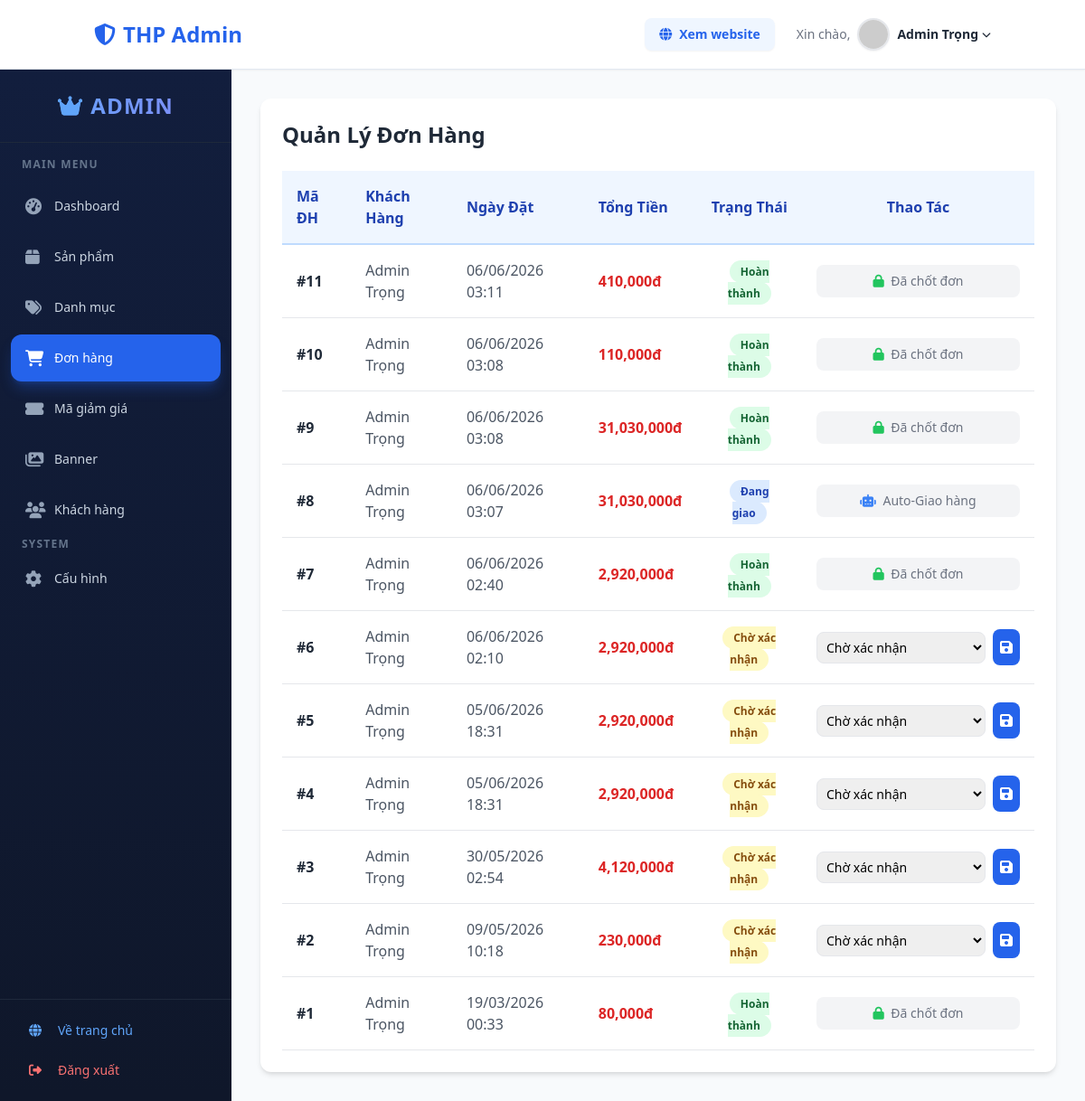
The page /admin_orders.php (signed in) on the database its author committed.
### tables this page shows
CREATE TABLE IF NOT EXISTS `donhang` (
  `MaDonHang` int NOT NULL AUTO_INCREMENT,
  `IdNguoiDung` int NOT NULL,
  `TenNguoiNhan` varchar(255) NOT NULL,
  `SoDienThoai` varchar(20) NOT NULL,
  `diachi` text NOT NULL,
  `TongTien` decimal(10,0) NOT NULL,
  `phuong_thuc_thanh_toan` varchar(50) NOT NULL DEFAULT 'COD',
  `trangThai` int NOT NULL DEFAULT '0' COMMENT '0: Đã đặt, 1: Đóng gói, 2: Đang giao, 3: Thành công',
  `NgayDat` datetime NOT NULL DEFAULT CURRENT_TIMESTAMP,
  `lat_giao` double DEFAULT NULL,
  `lng_giao` double DEFAULT NULL,
  `thoi_gian_giao` datetime DEFAULT NULL,
  PRIMARY KEY (`MaDonHang`),
  KEY `fk_donhang_user` (`IdNguoiDung`)
);

CREATE TABLE IF NOT EXISTS `user` (
  `IdNguoiDung` int NOT NULL AUTO_INCREMENT,
  `TenNguoiDung` varchar(100) NOT NULL,
  `email` text NOT NULL,
  `matkhau` text NOT NULL,
  `quyen` enum('admin','user') NOT NULL DEFAULT 'user',
  `diachi` varchar(100) NOT NULL,
  `SoDienThoai` varchar(15) NOT NULL,
  `GioiTinh` enum('male','female') NOT NULL DEFAULT 'male',
  `NgaySinh` date DEFAULT NULL,
  `AnhDaiDien` varchar(255) NOT NULL DEFAULT '''default.png''',
  `trang_thai` tinyint(1) NOT NULL DEFAULT '0',
  PRIMARY KEY (`IdNguoiDung`)
);

### database.php (called while the page is built, shortened)
<?php
    class Database {
        private $host = "localhost";
        private $username = "root";
        private $password = "";
        private $dbname = "be1";
        public $conn;
        public function __construct() {
            $this->conn = new mysqli ($this->host, $this->username, $this->password, $this->dbname);
            $this->conn->set_charset("utf8");
        }
        public function select ($sql) {
            return $this->conn->query($sql);
        }
    }
?>

### admin_orders.php (the view, shortened to what this page needs)
<?php
require_once "database.php";
$db = new Database();
$sql = "SELECT donhang.*, user.TenNguoiDung FROM donhang
        JOIN user ON donhang.IdNguoiDung = user.IdNguoiDung
        ORDER BY MaDonHang DESC";
$result = $db->select($sql);
?>
<?php include 'admin_header.php'; ?>
<div class="bg-white rounded-xl shadow-md p-6">
    <h1 class="text-2xl font-bold mb-6 text-gray-800">Quản Lý Đơn Hàng</h1>
    <table class="w-full text-left border-collapse">
        <thead>
            <tr class="bg-blue-50 text-blue-800 border-b-2 border-blue-200">
                <th class="p-4 font-semibold">Mã ĐH</th>
                <th class="p-4 font-semibold">Khách Hàng</th>
                <th class="p-4 font-semibold">Ngày Đặt</th>
                <th class="p-4 font-semibold">Tổng Tiền</th>
                <th class="p-4 font-semibold text-center">Trạng Thái</th>
                <th class="p-4 font-semibold text-center">Thao Tác</th>
            </tr>
        </thead>
        <tbody>
            <?php if ($result && $result->num_rows > 0): ?>
            <?php while ($row = $result->fetch_assoc()): ?>
            <tr class="border-b hover:bg-gray-50 transition">
                <td class="p-4 font-bold text-gray-800">#<?php echo $row['MaDonHang']; ?></td>
                <td class="p-4 text-gray-600"><?php echo htmlspecialchars($row['TenNguoiDung']); ?></td>
                <td class="p-4 text-gray-600"><?php echo date('d/m/Y H:i', strtotime($row['NgayDat'])); ?></td>
                <td class="p-4 font-bold text-red-600"><?php echo number_format($row['TongTien']); ?>đ</td>
                <td class="p-4 text-center">
                    <?php
                                $st = intval($row['trangThai']);
                                if ($st == 0) echo '<span class="bg-yellow-100 text-yellow-800 px-3 py-1 rounded-full text-xs font-bold">Chờ xác nhận</span>';
                                elseif ($st == 1) echo '<span class="bg-indigo-100 text-indigo-800 px-3 py-1 rounded-full text-xs font-bold">Đã đóng gói</span>';
                                elseif ($st == 2) echo '<span class="bg-blue-100 text-blue-800 px-3 py-1 rounded-full text-xs font-bold">Đang giao</span>';
                                elseif ($st == 3) echo '<span class="bg-green-100 text-green-800 px-3 py-1 rounded-full text-xs font-bold">Hoàn thành</span>';
                                elseif ($st == 4) echo '<span class="bg-red-100 text-red-800 px-3 py-1 rounded-full text-xs font-bold">Đã hủy</span>';
                            ?>
                </td>
                <td class="p-4 text-center">
                    <?php if ($row['trangThai'] == '0' || $row['trangThai'] == '1'): ?>
                    <form method="POST" class="flex items-center justify-center gap-2">
                        <select name="status"
                            class="border rounded-lg p-1.5 text-sm outline-none focus:ring-2 focus:ring-blue-500">
                            <?php if ($row['trangThai'] == '0'): ?>
                            <option value="0" selected>Chờ xác nhận</option>
                            <?php elseif ($row['trangThai'] == '1'): ?>
                            <option value="1" selected>Đã đóng gói</option>
                            <option value="2">Giao cho Vận chuyển</option>
                            <?php endif; ?>
                        </select>
                        <button type="submit" name="update_status"
                            class="bg-blue-600 text-white p-2 rounded-lg hover:bg-blue-700 transition" title="Cập nhật">
                            <i class="fas fa-save"></i>
                        </button>
                    </form>
                    <?php else: ?>
                    <div class="text-sm text-gray-500 font-medium bg-gray-100 p-2 rounded-lg">
                        <?php
                if ($row['trangThai'] == '2') echo '<i class="fas fa-robot text-blue-500 mr-1"></i> Auto-Giao hàng';
                elseif ($row['trangThai'] == '3') echo '<i class="fas fa-lock text-green-500 mr-1"></i> Đã chốt đơn';
                elseif ($row['trangThai'] == '4') echo '<i class="fas fa-ban text-red-500 mr-1"></i> Đã hủy';
            ?>
                    </div>
                    <?php endif; ?>
                </td>
            </tr>
            <?php endwhile; ?>
            <?php else: ?>
            <tr>
                <td colspan="6" class="text-center p-6 text-gray-500">Chưa có đơn hàng nào!</td>
            </tr>
            <?php endif; ?>
        </tbody>
    </table>
</div>
<?php include 'admin_footer.php'; ?>

### rows shown on the page
donhang: MaDonHang "11", IdNguoiDung.TenNguoiDung "Admin Trọng", NgayDat "06/06/2026 03:11", TongTien "410,000", trangThai "Hoàn thành"
donhang: MaDonHang "10", IdNguoiDung.TenNguoiDung "Admin Trọng", NgayDat "06/06/2026 03:08", TongTien "110,000", trangThai "Hoàn thành"
donhang: MaDonHang "9", IdNguoiDung.TenNguoiDung "Admin Trọng", NgayDat "06/06/2026 03:08", TongTien "31,030,000", trangThai "Hoàn thành"
donhang: MaDonHang "8", IdNguoiDung.TenNguoiDung "Admin Trọng", NgayDat "06/06/2026 03:07", TongTien "31,030,000", trangThai "Đang giao"
donhang: MaDonHang "7", IdNguoiDung.TenNguoiDung "Admin Trọng", NgayDat "06/06/2026 02:40", TongTien "2,920,000", trangThai "Hoàn thành"
donhang: MaDonHang "6", IdNguoiDung.TenNguoiDung "Admin Trọng", NgayDat "06/06/2026 02:10", TongTien "2,920,000", shows "Chờ xác nhận", status "Chờ xác nhận"
donhang: MaDonHang "5", IdNguoiDung.TenNguoiDung "Admin Trọng", NgayDat "05/06/2026 18:31", TongTien "2,920,000", shows "Chờ xác nhận", status "Chờ xác nhận"
donhang: MaDonHang "4", IdNguoiDung.TenNguoiDung "Admin Trọng", NgayDat "05/06/2026 18:31", TongTien "2,920,000", shows "Chờ xác nhận", status "Chờ xác nhận"
donhang: MaDonHang "3", IdNguoiDung.TenNguoiDung "Admin Trọng", NgayDat "30/05/2026 02:54", TongTien "4,120,000", shows "Chờ xác nhận", status "Chờ xác nhận"
donhang: MaDonHang "2", IdNguoiDung.TenNguoiDung "Admin Trọng", NgayDat "09/05/2026 10:18", TongTien "230,000", shows "Chờ xác nhận", status "Chờ xác nhận"
donhang: MaDonHang "1", IdNguoiDung.TenNguoiDung "Admin Trọng", NgayDat "19/03/2026 00:33", TongTien "80,000", trangThai "Hoàn thành"

### other values the page prints
$ten_user "Admin Trọng"
